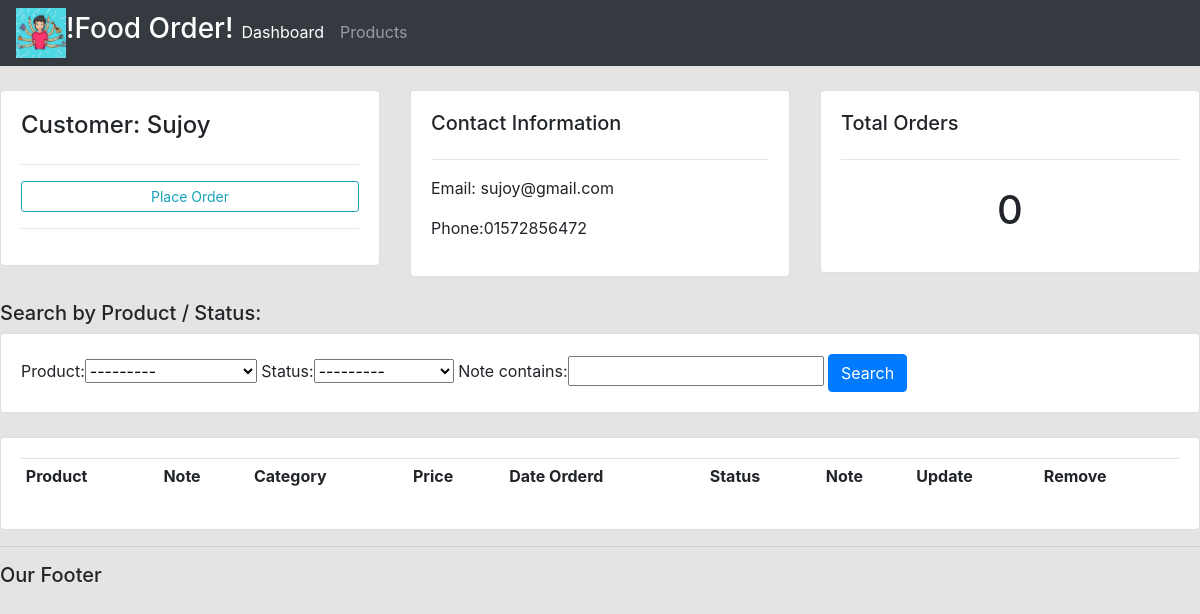
The page /customer/5/ on the database its author committed.
### accounts/models.py (models this page shows, shortened)
class Customer(models.Model):
    name = models.CharField(max_length=200)
    phone = models.CharField(max_length=200, null = True)
    address = models.CharField(max_length=400, null = True)
    email = models.CharField(max_length=200, null = True)
    date_created = models.DateTimeField(auto_now_add= True)

### accounts/views.py (the view)
# urls.py: path('customer/<str:pk_test>/', views.customer, name="customer"),
def customer(request, pk_test):
	customer = Customer.objects.get(id=pk_test)
	orders = customer.order_set.all()
	order_count = orders.count()
	myFilter = OrderFilter(request.GET, queryset=orders)
	orders = myFilter.qs
	context = {'customer':customer, 'orders':orders, 'order_count':order_count,
	'myFilter':myFilter}
	return render(request, 'accounts/customer.html',context)

### accounts/models.py (called while the page is built)
    def __str__(self):
        return self.name

### accounts/templates/accounts/customer.html (shortened to what this page needs)
{% extends 'accounts/main.html' %}
{% block content %}
<br>
<div class="row">
<div class="col-md">
  <div class="card card-body">
    <h4>Customer: {{customer.name}}</h4>
    <hr>
    <a class="btn btn-outline-info  btn-sm btn-block" href="{% url 'create_order' customer.id %}">Place Order</a>
    <hr>
  </div>
</div>
<div class="col-md">
  <div class="card card-body">
    <h5>Contact Information</h5>
    <hr>
    <p>Email: {{customer.email}}</p>
    <p>Phone:{{customer.phone}} </p>
  </div>
</div>
<div class="col-md">
  <div class="card card-body">
    <h5>Total Orders</h5>
    <hr>
    <h1 style="text-align: center;padding: 10px">{{order_count}}</h1>
  </div>
</div>
</div>
<br>
<h5>Search by Product / Status:</h5>
<div class="row">
<div class="col">
  <div class="card card-body">
    <form method="get">
      {{myFilter.form}}
      <button class="btn btn-primary" type="submit">Search</button>
    </form>
  </div>
</div>
</div>
<br>
<div class="row">
<div class="col-md">
  <div class="card card-body">
    <table class="table table-sm">
      <tr>
        <th>Product</th>
        <th>Note</th>
        <th>Category</th>
        <th>Price</th>
        <th>Date Orderd</th>
        <th>Status</th>
        <th>Note</th>
        <th>Update</th>
        <th>Remove</th>
      </tr>
    </table>
  </div>
</div>
</div>
{% endblock %}

### static/css/main.css (style rules this page uses)
body { background-color: #E5E4E2; }

### rows shown on the page
Customer: name "Sujoy", email "sujoy@gmail.com", phone "01572856472"

### other values the page prints
{{ order_count }} "0"
